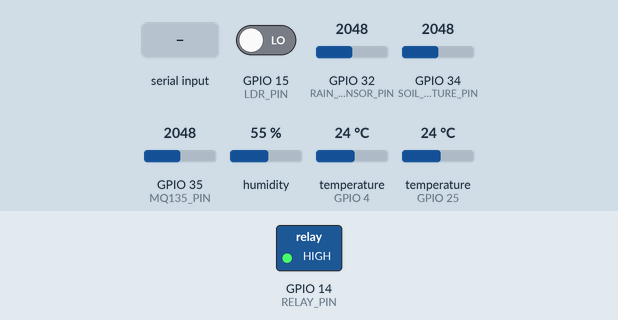
This sketch was run on a simulated ESP32. Parts: switched loads named in the sketch (green lamp = pin HIGH). The inputs (shaded band) are chosen by the test bench; at power-on: GPIO 15 (LDR_PIN) LOW, GPIO 32 (RAIN_SENSOR_PIN) = 2048, GPIO 34 (SOIL_MOISTURE_PIN) = 2048, GPIO 35 (MQ135_PIN) = 2048, humidity 55 %, temperature (sensors on GPIO 4, GPIO 25) 24 °C. WiFi joins after 1.5 s; servers stay silent unless stated; uploads are accepted with an empty reply; what the sketch prints to the serial monitor is not drawn.

Above: at 2.7 s.
2.8 s: "ON\n" received over Serial
At 3.6 s:
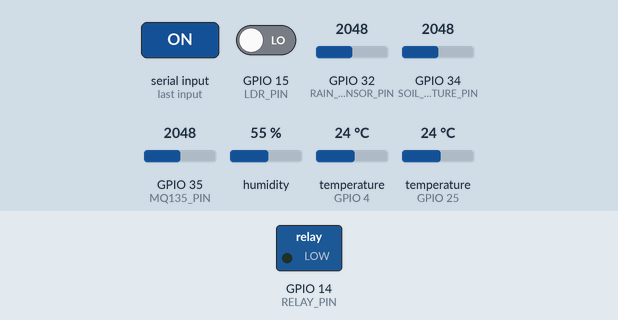
12.1 s: "OFF\n" received over Serial
At 15.1 s:
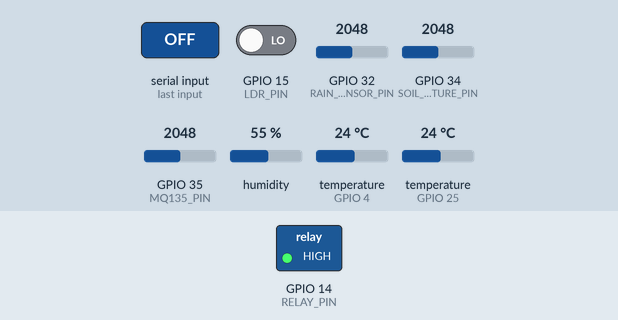
18.1 s: "on\n" received over Serial
At 20.8 s:
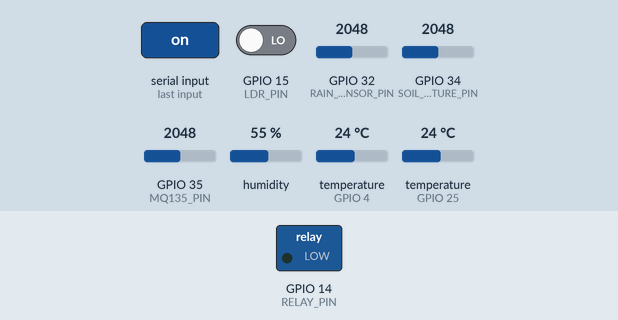
21.3 s: "off\n" received over Serial
At 24.0 s:
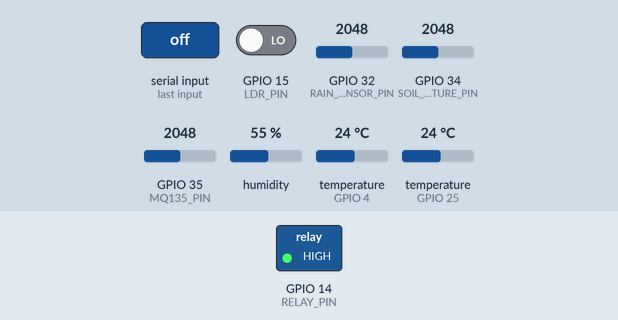
Timing chart, 0 to 25.5 s (numbered marks = the images above; inputs shaded):
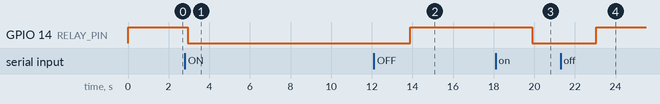

Measured:
- after the input at 2.8 s, GPIO 14 (RELAY_PIN): HIGH → LOW after 0.14 s
- after the input at 12.1 s, GPIO 14 (RELAY_PIN): LOW → HIGH after 1.8 s
- after the input at 18.1 s, GPIO 14 (RELAY_PIN): HIGH → LOW after 1.8 s
- after the input at 21.3 s, GPIO 14 (RELAY_PIN): LOW → HIGH after 1.7 s

The sketch:

ESP32_SmartAgro_Fixed.ino
```cpp
/*
 * SmartAgro ESP32 Production Firmware - Complete Dashboard Integration
 *
 * Features:
 * - Complete sensor data for all dashboard charts and graphs
 * - Gas sensors (CO2, NH3) for proper gas level display
 * - Real-time Firebase integration
 * - Relay control via dashboard buttons
 * - All sensor readings for comprehensive monitoring
 */

#include <WiFi.h>
#include <HTTPClient.h>
#include <ArduinoJson.h>
#include <DHT.h>
#include <OneWire.h>
#include <DallasTemperature.h>

// ============================================================================
// CONFIGURATION
// ============================================================================

// WiFi Configuration - CHANGE THESE TO YOUR NETWORK
const char* WIFI_SSID = "YOUR_WIFI_SSID";
const char* WIFI_PASSWORD = "YOUR_WIFI_PASSWORD";

// Firebase Configuration
const char* FIREBASE_HOST = "https://smartagro-solution-default-rtdb.asia-southeast1.firebasedatabase.app";
const char* DEVICE_ID = "ESP32_001"; // Change this for each device
const char* FIREBASE_AUTH_TOKEN = ""; // Not needed - using Firebase rules with .write: true

// Pin Definitions
#define SOIL_MOISTURE_PIN 34
#define DHT_PIN 4
#define RELAY_PIN 14  // ACTIVE LOW: LOW = ON, HIGH = OFF (with pull-up resistor)
#define RAIN_SENSOR_PIN 32
#define MQ135_PIN 35
#define LDR_PIN 15
#define DS18B20_PIN 25

// Sensor Configuration
#define DHT_TYPE DHT11
#define SOIL_MOISTURE_DRY 2910
#define SOIL_MOISTURE_WET 1465
#define RAIN_THRESHOLD 3000   // >3800 = Dry (No rain), <3000 = Rain
#define LDR_THRESHOLD 500

// Gas Sensor Configuration
#define MQ135_BASE_CO2 400    // Baseline CO2 in ppm
#define MQ135_BASE_NH3 0      // Baseline NH3 in ppm

// Timing
#define SENSOR_READ_INTERVAL 3000  // Reduced for more real-time updates
#define RELAY_CHECK_INTERVAL 200
#define FIREBASE_CONTROL_CHECK_INTERVAL 1000
#define METADATA_UPDATE_INTERVAL 10000
#define FIREBASE_TIMEOUT 5000

// ============================================================================
// GLOBAL VARIABLES
// ============================================================================
DHT dht(DHT_PIN, DHT_TYPE);
OneWire oneWire(DS18B20_PIN);
DallasTemperature soilTempSensor(&oneWire);

struct SensorData {
  int soilMoistureRaw;
  int soilMoisturePct;
  float airTemperature;
  float airHumidity;
  float soilTemperature;
  int airQualityIndex;
  struct {
    int co2;
    int nh3;
  } gases;
  int lightDetected;
  int rainLevelRaw;
  String rainStatus;
  String relayStatus;
  unsigned long timestamp;
};

struct ControlData {
  String irrigationMode;
  String relayStatus;
  String lastFirebaseRelayCommand;
  struct {
    int soilMoistureLow;
    int soilMoistureHigh;
  } thresholds;
};

SensorData currentData;
ControlData controlData;
unsigned long lastSensorRead = 0;
unsigned long lastRelayCheck = 0;
unsigned long lastFirebaseControlCheck = 0;
unsigned long lastMetadataUpdate = 0;

// ============================================================================
// FUNCTION DECLARATIONS
// ============================================================================
void connectToWiFi();
void readAllSensors();
void checkInstantRelayControl();
void checkFirebaseCommands();
void controlRelay(String status);
void sendSensorData();
void updateFirebaseControlStatus(String status);
void updateMetadata();
int calculateCO2(int rawValue);
int calculateNH3(int rawValue);

// ============================================================================
// SETUP
// ============================================================================
void setup() {
  Serial.begin(115200);
  Serial.println("🌱 SmartAgro ESP32 Starting...");
  Serial.println("📊 Dashboard Integration Ready");

  // Pin Configuration
  pinMode(RELAY_PIN, OUTPUT);
  pinMode(LDR_PIN, INPUT);
  pinMode(RAIN_SENSOR_PIN, INPUT);
  pinMode(SOIL_MOISTURE_PIN, INPUT);
  pinMode(MQ135_PIN, INPUT);

  // Initialize relay to OFF with internal pull-up for safety
  pinMode(RELAY_PIN, INPUT_PULLUP);  // Enable internal pull-up resistor
  delay(10);  // Brief delay to ensure pull-up is active
  pinMode(RELAY_PIN, OUTPUT);  // Switch to output mode (pull-up remains active)
  digitalWrite(RELAY_PIN, HIGH);  // Relay OFF initially (HIGH = OFF for active low relay)

  // Initialize sensors
  dht.begin();
  soilTempSensor.begin();

  // Initialize control data
  controlData.irrigationMode = "manual";
  controlData.relayStatus = "off";
  controlData.lastFirebaseRelayCommand = "off";
  controlData.thresholds.soilMoistureLow = 10;
  controlData.thresholds.soilMoistureHigh = 30;

  // Initialize sensor data with reasonable defaults
  currentData.airTemperature = 25.0;
  currentData.airHumidity = 50.0;
  currentData.soilTemperature = 23.0;

  // Connect to WiFi
  connectToWiFi();

  Serial.println("✅ SmartAgro ESP32 Ready!");
  Serial.println("📈 All sensors active for dashboard monitoring");
  Serial.println("💡 Use dashboard buttons or send 'ON'/'OFF' via Serial");
}

// ============================================================================
// MAIN LOOP
// ============================================================================
void loop() {
  unsigned long currentTime = millis();

  // Check for immediate relay commands (Serial + Firebase)
  if (currentTime - lastRelayCheck >= RELAY_CHECK_INTERVAL) {
    checkInstantRelayControl();
    lastRelayCheck = currentTime;
  }

  // Check Firebase for control commands
  if (currentTime - lastFirebaseControlCheck >= FIREBASE_CONTROL_CHECK_INTERVAL) {
    if (WiFi.status() == WL_CONNECTED) {
      checkFirebaseCommands();
    }
    lastFirebaseControlCheck = currentTime;
  }

  // Update metadata periodically
  if (currentTime - lastMetadataUpdate >= METADATA_UPDATE_INTERVAL) {
    if (WiFi.status() == WL_CONNECTED) {
      updateMetadata();
    }
    lastMetadataUpdate = currentTime;
  }

  // Reconnect WiFi if needed
  if (WiFi.status() != WL_CONNECTED) {
    connectToWiFi();
    return;
  }

  // Read sensors and send data for dashboard
  if (currentTime - lastSensorRead >= SENSOR_READ_INTERVAL) {
    readAllSensors();
    sendSensorData();
    lastSensorRead = currentTime;
  }
}

// ============================================================================
// WIFI CONNECTION
// ============================================================================
void connectToWiFi() {
  WiFi.begin(WIFI_SSID, WIFI_PASSWORD);
  Serial.print("📶 Connecting to WiFi");
  int attempts = 0;
  while (WiFi.status() != WL_CONNECTED && attempts < 20) {
    delay(500);
    Serial.print(".");
    attempts++;
  }
  if (WiFi.status() == WL_CONNECTED) {
    Serial.println("✅ WiFi connected! IP: " + WiFi.localIP().toString());
  } else {
    Serial.println("❌ WiFi connection failed");
  }
}

// ============================================================================
// SENSOR READING FUNCTIONS
// ============================================================================
void readAllSensors() {
  // Soil Moisture Sensor
  currentData.soilMoistureRaw = analogRead(SOIL_MOISTURE_PIN);
  currentData.soilMoisturePct = map(currentData.soilMoistureRaw, SOIL_MOISTURE_DRY, SOIL_MOISTURE_WET, 0, 100);
  currentData.soilMoisturePct = constrain(currentData.soilMoisturePct, 0, 100);

  // Air Temperature and Humidity (DHT11)
  float temp = dht.readTemperature();
  float hum = dht.readHumidity();

  // Validate DHT readings
  if (!isnan(temp) && temp > -40 && temp < 80) {
    currentData.airTemperature = temp;
  }
  if (!isnan(hum) && hum >= 0 && hum <= 100) {
    currentData.airHumidity = hum;
  }

  // Soil Temperature (DS18B20)
  soilTempSensor.requestTemperatures();
  delay(750); // Wait for temperature conversion
  float soilTemp = soilTempSensor.getTempCByIndex(0);
  if (soilTemp != DEVICE_DISCONNECTED_C && soilTemp > -50 && soilTemp < 100) {
    currentData.soilTemperature = soilTemp;
  } else {
    // If sensor disconnected, use a reasonable default based on air temp
    currentData.soilTemperature = currentData.airTemperature - 2.0;
  }

  // Air Quality and Gas Sensors (MQ135)
  currentData.airQualityIndex = analogRead(MQ135_PIN);
  currentData.gases.co2 = calculateCO2(currentData.airQualityIndex);
  currentData.gases.nh3 = calculateNH3(currentData.airQualityIndex);

  // Light Detection (LDR)
  currentData.lightDetected = digitalRead(LDR_PIN);

  // Rain Sensor
  currentData.rainLevelRaw = analogRead(RAIN_SENSOR_PIN);
  if (currentData.rainLevelRaw > 3800) {
    currentData.rainStatus = "No Rain";
  } else if (currentData.rainLevelRaw < RAIN_THRESHOLD) {
    currentData.rainStatus = "Rain Detected";
  } else {
    currentData.rainStatus = "Drying";
  }

  // Relay Status
  currentData.relayStatus = controlData.relayStatus;
  currentData.timestamp = millis();

  // Serial output for monitoring
  Serial.println("📊 Dashboard Data:");
  Serial.println("   💧 Soil: " + String(currentData.soilMoisturePct) + "% (" + String(currentData.soilMoistureRaw) + ")");
  Serial.println("   🌡️ Air: " + String(currentData.airTemperature, 1) + "°C, " + String(currentData.airHumidity, 1) + "%");
  Serial.println("   🌱 Soil Temp: " + String(currentData.soilTemperature, 2) + "°C");
  Serial.println("   💨 Air Quality: " + String(currentData.airQualityIndex));
  Serial.println("   🧪 CO2: " + String(currentData.gases.co2) + " ppm, NH3: " + String(currentData.gases.nh3) + " ppm");
  Serial.println("   ☀️ Light: " + String(currentData.lightDetected ? "Detected" : "Dark"));
  Serial.println("   🌧️ Rain: " + currentData.rainStatus + " (" + String(currentData.rainLevelRaw) + ")");
  Serial.println("   💧 Relay: " + currentData.relayStatus);
}

// ============================================================================
// GAS SENSOR CALCULATIONS
// ============================================================================
int calculateCO2(int rawValue) {
  // MQ135 CO2 calculation (simplified)
  // In a real scenario, you'd need proper calibration
  float voltage = (rawValue / 4095.0) * 3.3;
  float ratio = voltage / 0.4; // Rs/R0 ratio
  float co2 = 400 * pow(ratio, -2.95); // CO2 in ppm
  return constrain((int)co2, 300, 2000);
}

int calculateNH3(int rawValue) {
  // MQ135 NH3 calculation (simplified)
  float voltage = (rawValue / 4095.0) * 3.3;
  float ratio = voltage / 0.4;
  float nh3 = 10 * pow(ratio, -2.5); // NH3 in ppm
  return constrain((int)nh3, 0, 100);
}

// ============================================================================
// RELAY CONTROL
// ============================================================================
void checkInstantRelayControl() {
  // Serial monitor commands (for testing)
  if (Serial.available()) {
    String cmd = Serial.readStringUntil('\n');
    cmd.trim();
    if (cmd.equalsIgnoreCase("ON")) {
      controlRelay("on");
      updateFirebaseControlStatus("on");
    } else if (cmd.equalsIgnoreCase("OFF")) {
      controlRelay("off");
      updateFirebaseControlStatus("off");
    }
  }
}

void checkFirebaseCommands() {
  HTTPClient http;
  String url = String(FIREBASE_HOST) + "/devices/" + DEVICE_ID + "/controls/relayCommand.json";

  http.begin(url);
  http.setTimeout(FIREBASE_TIMEOUT);

  // Auth disabled - using Firebase rules with .write: true
  // (Expired token was causing 401 errors)

  int httpCode = http.GET();

  if (httpCode == HTTP_CODE_OK) {
    String response = http.getString();
    response.trim();

    // Remove quotes from JSON string response
    if (response.startsWith("\"") && response.endsWith("\"")) {
      response = response.substring(1, response.length() - 1);
    }

    // Only act if command changed
    if (response != controlData.lastFirebaseRelayCommand && (response == "on" || response == "off")) {
      Serial.println("🔥 Firebase Command: " + response);
      controlRelay(response);
      controlData.lastFirebaseRelayCommand = response;
    }
  } else if (httpCode > 0) {
    Serial.println("⚠️ Firebase GET error: " + String(httpCode));
  }

  http.end();
}

void controlRelay(String status) {
  if (status == "on") {
    digitalWrite(RELAY_PIN, LOW);  // Active LOW relay - LOW = Pump ON
    controlData.relayStatus = "on";
    Serial.println("💧 Pump ON");
  } else {
    digitalWrite(RELAY_PIN, HIGH);  // Active LOW relay - HIGH = Pump OFF
    controlData.relayStatus = "off";
    Serial.println("💧 Pump OFF");
  }
}

void updateFirebaseControlStatus(String status) {
  if (WiFi.status() != WL_CONNECTED) return;

  HTTPClient http;
  String url = String(FIREBASE_HOST) + "/devices/" + DEVICE_ID + "/controls/relayStatus.json";

  http.begin(url);

  // Auth disabled - using Firebase rules with .write: true
  // (Expired token was causing 401 errors)
  http.addHeader("Content-Type", "application/json");

  String payload = "\"" + status + "\"";
  int response = http.PUT(payload);
  http.end();

  Serial.println(response == 200 ? "✅ Status updated to Firebase" : "❌ Firebase update failed");
}

// ============================================================================
// FIREBASE DATA SENDING
// ============================================================================
void sendSensorData() {
  if (WiFi.status() != WL_CONNECTED) return;

  HTTPClient http;
  String url = String(FIREBASE_HOST) + "/devices/" + DEVICE_ID + "/sensors/latest.json";
  http.begin(url);
  http.addHeader("Content-Type", "application/json");

  // Auth disabled - using Firebase rules with .write: true
  // (Expired token was causing 401 errors)

  http.setTimeout(FIREBASE_TIMEOUT);

  // Create JSON document with all sensor data for dashboard
  StaticJsonDocument<600> doc;

  // Primary sensors
  doc["soilMoistureRaw"] = currentData.soilMoistureRaw;
  doc["soilMoisturePct"] = currentData.soilMoisturePct;
  doc["airTemperature"] = currentData.airTemperature;
  doc["airHumidity"] = currentData.airHumidity;
  doc["soilTemperature"] = currentData.soilTemperature;
  doc["airQualityIndex"] = currentData.airQualityIndex;

  // Gas sensors (nested object)
  JsonObject gases = doc.createNestedObject("gases");
  gases["co2"] = currentData.gases.co2;
  gases["nh3"] = currentData.gases.nh3;

  // Environmental sensors
  doc["lightDetected"] = currentData.lightDetected;
  doc["rainLevelRaw"] = currentData.rainLevelRaw;
  doc["rainStatus"] = currentData.rainStatus;
  doc["relayStatus"] = currentData.relayStatus;
  doc["timestamp"] = currentData.timestamp;

  String payload;
  serializeJson(doc, payload);
  int response = http.PUT(payload);
  http.end();

  if (response == 200) {
    Serial.println("✅ Dashboard data sent successfully");
  } else {
    Serial.println("❌ Dashboard data send failed (" + String(response) + ")");
  }
}

// ============================================================================
// METADATA UPDATES
// ============================================================================
void updateMetadata() {
  if (WiFi.status() != WL_CONNECTED) return;

  HTTPClient http;
  String url = String(FIREBASE_HOST) + "/devices/" + DEVICE_ID + "/meta/lastSeen.json";

  http.begin(url);
  http.addHeader("Content-Type", "application/json");

  // Auth disabled - using Firebase rules with .write: true
  // (Expired token was causing 401 errors)

  String payload = String(millis());
  int response = http.PUT(payload);
  http.end();

  if (response == 200) {
    Serial.println("📡 Device online status updated");
  }
}
```
